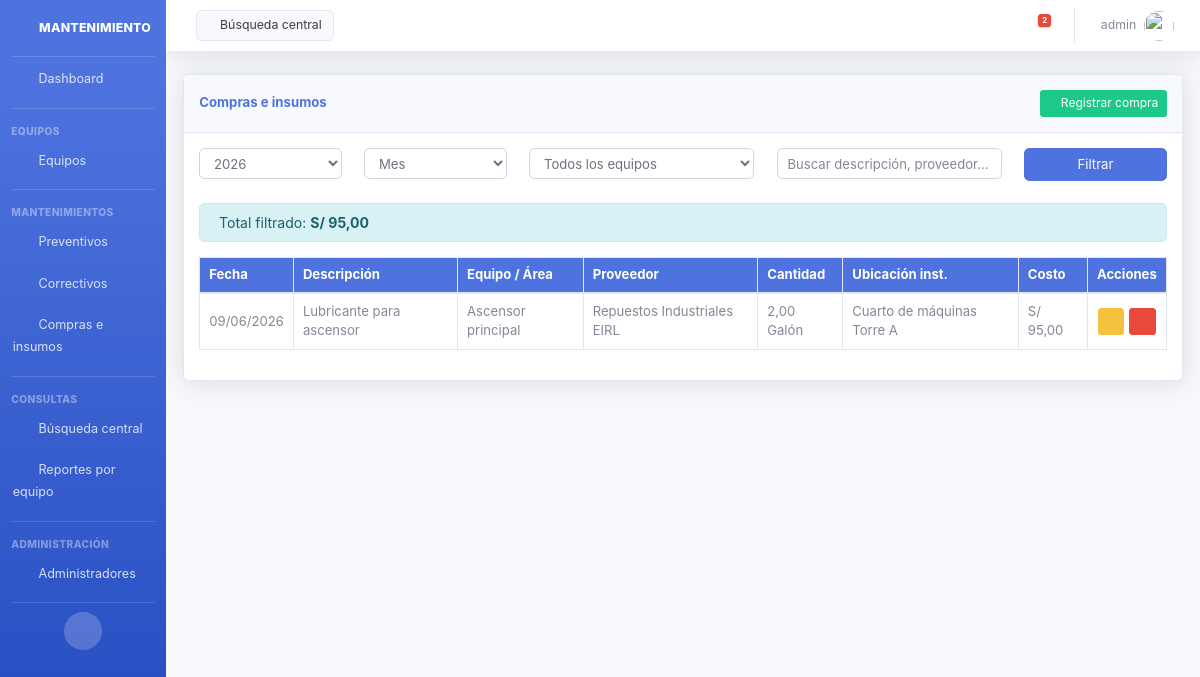
Before: /api/compras/ (signed in) with the older database file.
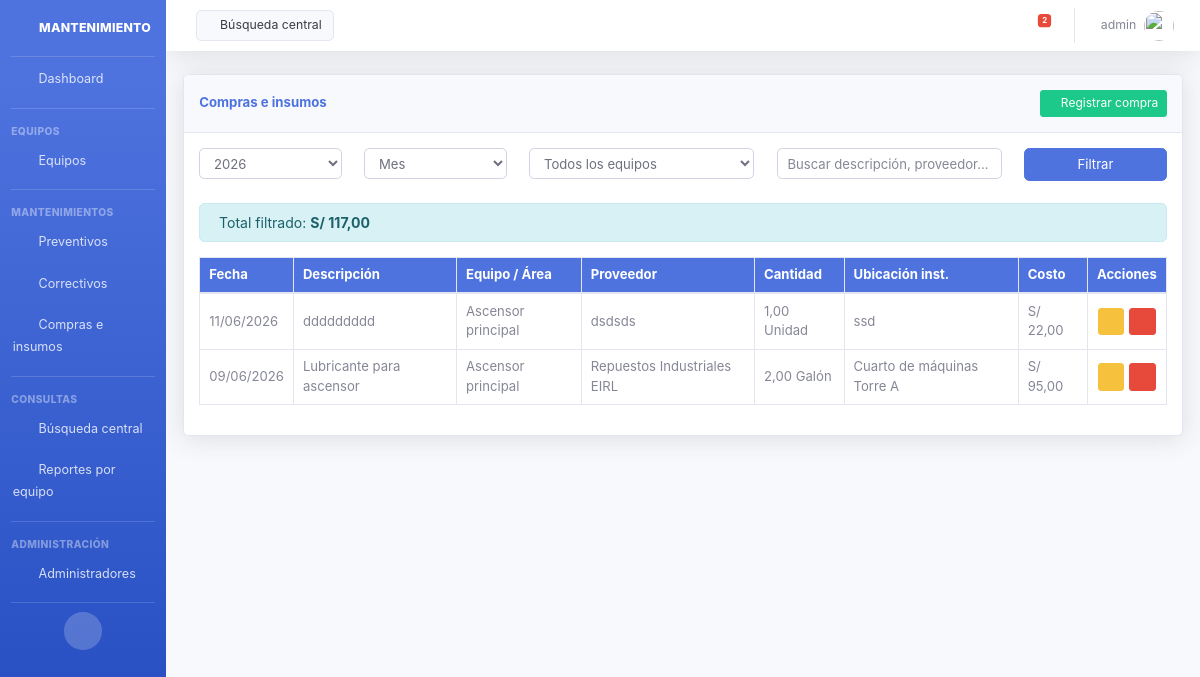
After: the same page with the newer database file.
### core/models.py (models this page shows, shortened)
class CompraInsumo(models.Model):
    descripcion = models.CharField(max_length=255)
    equipo = models.ForeignKey(
        Equipo, on_delete=models.SET_NULL, null=True, blank=True, related_name='compras'
    )
    area = models.CharField(max_length=200, blank=True, help_text='Área destino si no hay equipo asociado')
    fecha_compra = models.DateField(default=date.today)
    proveedor = models.CharField(max_length=200)
    costo = models.DecimalField(max_digits=10, decimal_places=2)
    cantidad = models.DecimalField(max_digits=10, decimal_places=2, default=1)
    unidad = models.CharField(max_length=50, choices=UNIDAD_COMPRA_CHOICES, default='unidad')
    ubicacion_instalacion = models.CharField(max_length=200, blank=True)
    observaciones = models.TextField(blank=True)
    registrado_por = models.ForeignKey(get_user_model(), on_delete=models.SET_NULL, null=True, blank=True)
    fecha_registro = models.DateTimeField(auto_now_add=True)
    class Meta:
        ordering = ['-fecha_compra']
        verbose_name = 'Compra / Insumo'
        verbose_name_plural = 'Compras e insumos'

class Equipo(models.Model):
    nombre = models.CharField(max_length=200)
    categoria = models.CharField(max_length=80, choices=CATEGORIA_EQUIPO_CHOICES, default='varios')
    ubicacion = models.CharField(max_length=200)
    marca = models.CharField(max_length=100, blank=True)
    modelo = models.CharField(max_length=100, blank=True)
    numero_serie = models.CharField(max_length=100, blank=True)
    frecuencia_preventiva = models.CharField(max_length=20, choices=FRECUENCIA_CHOICES, default='mensual')
    fecha_base_programacion = models.DateField(help_text='Fecha de referencia para el cronograma anual')
    proveedor_servicio = models.CharField(max_length=200, blank=True)
    observaciones = models.TextField(blank=True)
    activo = models.BooleanField(default=True)
    fecha_registro = models.DateTimeField(auto_now_add=True)
    class Meta:
        ordering = ['categoria', 'nombre']
        verbose_name = 'Equipo'
        verbose_name_plural = 'Equipos'

### core/views.py (the view, shortened to what this page needs)
# urls.py: path('compras/', compras_list, name='compras-list'),
def compras_list(request):
    anio_filtro = _anio_filtro_listado(request)
    mes = request.GET.get('mes')
    equipo_id = request.GET.get('equipo')
    q = request.GET.get('q', '').strip()
    compras = CompraInsumo.objects.select_related('equipo')
    if anio_filtro is not None:
        compras = compras.filter(fecha_compra__year=anio_filtro)
    if mes:
        compras = compras.filter(fecha_compra__month=int(mes))
    if equipo_id:
        compras = compras.filter(equipo_id=int(equipo_id))
    compras = compras.order_by('-fecha_compra')
    total = compras.aggregate(total=Sum('costo'))['total'] or 0
    return render(request, 'core/compras_list.html', {
        'compras': compras,
        'total_filtrado': total,
        **_contexto_filtros(request),
    })

### core/views.py (called while the page is built)
def _contexto_filtros(request):
    hoy = date.today()
    return {
        'anio_seleccionado': request.GET.get('anio', hoy.year),
        'mes_seleccionado': request.GET.get('mes', ''),
        'equipo_seleccionado': request.GET.get('equipo', ''),
        'q': request.GET.get('q', ''),
        'anios_disponibles': list(range(hoy.year - 2, hoy.year + 3)),
        'meses_disponibles': MESES,
        'equipos_filtro': Equipo.objects.filter(activo=True),
    }

def _anio_filtro_listado(request):
    hoy = date.today()
    if 'anio' not in request.GET:
        return hoy.year
    anio = request.GET.get('anio', '')
    return int(anio) if anio else None

### core/templates/core/compras_list.html (shortened to what this page needs)
{% extends 'core/base.html' %}
{% block content %}
<div class="card shadow mb-4">
    <div class="card-header py-3 d-flex justify-content-between align-items-center">
        <h6 class="m-0 font-weight-bold text-primary">Compras e insumos</h6>
        <a href="{% url 'compra-create' %}" class="btn btn-success btn-sm"><i class="fas fa-plus"></i> Registrar compra</a>
    </div>
    <div class="card-body">
        <form method="get" class="row filtros-inline mb-3">
            <div class="col-12 col-sm-6 col-md-2 mb-2">
                <select name="anio" class="form-control">
                    {% for anio in anios_disponibles %}
                    <option value="{{ anio }}" {% if anio|stringformat:"s" == anio_seleccionado|stringformat:"s" %}selected{% endif %}>{{ anio }}</option>
                    {% endfor %}
                </select>
            </div>
            <div class="col-12 col-sm-6 col-md-2 mb-2">
                <select name="mes" class="form-control">
                    <option value="">Mes</option>
                </select>
            </div>
            <div class="col-12 col-md-3 mb-2">
                <select name="equipo" class="form-control">
                    <option value="">Todos los equipos</option>
                </select>
            </div>
            <div class="col-12 col-md-3 mb-2">
                <input type="text" name="q" value="{{ q }}" class="form-control" placeholder="Buscar descripción, proveedor...">
            </div>
            <div class="col-12 col-sm-6 col-md-2 mb-2"><button class="btn btn-primary btn-block">Filtrar</button></div>
        </form>
        {% if total_filtrado %}
        <div class="alert alert-info py-2">Total filtrado: <strong>S/ {{ total_filtrado|floatformat:2 }}</strong></div>
        {% endif %}
        <div class="table-responsive">
            <table id="tabla-datos" class="table table-bordered table-hover">
                <thead class="bg-primary text-white">
                    <tr>
                        <th>Fecha</th>
                        <th>Descripción</th>
                        <th>Equipo / Área</th>
                        <th>Proveedor</th>
                        <th>Cantidad</th>
                        <th>Ubicación inst.</th>
                        <th>Costo</th>
                        <th class="col-acciones">Acciones</th>
                    </tr>
                </thead>
                <tbody>
                    {% for c in compras %}
                    <tr>
                        <td>{{ c.fecha_compra|date:"d/m/Y" }}</td>
                        <td>{{ c.descripcion }}</td>
                        <td>{% if c.equipo %}{{ c.equipo.nombre }}{% else %}{{ c.area|default:"—" }}{% endif %}</td>
                        <td>{{ c.proveedor }}</td>
                        <td>{{ c.cantidad }} {{ c.get_unidad_display }}</td>
                        <td>{{ c.ubicacion_instalacion|default:"—" }}</td>
                        <td>S/ {{ c.costo|floatformat:2 }}</td>
                        <td class="td-acciones">
                            <div class="tabla-acciones">
                                <a href="{% url 'compra-edit' c.id %}" class="btn btn-warning btn-sm" title="Editar"><i class="fas fa-edit"></i></a>
                                <a href="{% url 'compra-delete' c.id %}" class="btn btn-danger btn-sm btn-eliminar" title="Eliminar"><i class="fas fa-trash"></i></a>
                            </div>
                        </td>
                    </tr>
                    {% endfor %}
                </tbody>
            </table>
        </div>
    </div>
</div>
{% endblock %}
{% block extra_css %}
<link rel="stylesheet" href="https://cdn.datatables.net/1.13.6/css/dataTables.bootstrap4.min.css">
{% endblock %}

Changed rows visible on the page:
added CompraInsumo: fecha_compra "11/06/2026", descripcion "ddddddddd", equipo.nombre "Ascensor principal", proveedor "dsdsds", cantidad "1,00", unidad "Unidad", ubicacion_instalacion "ssd", costo "22,00"
Other visible differences:
{{ total_filtrado|floatformat:2 }}: "95,00" → "117,00"
